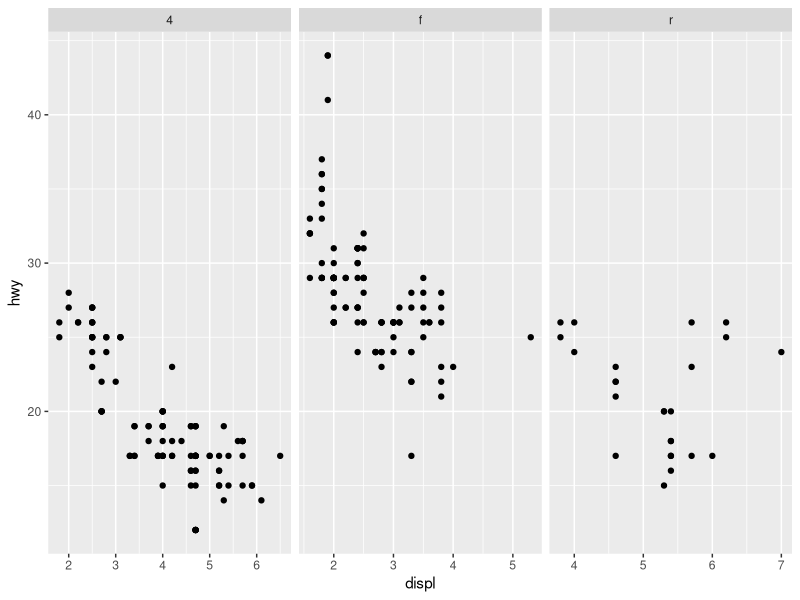
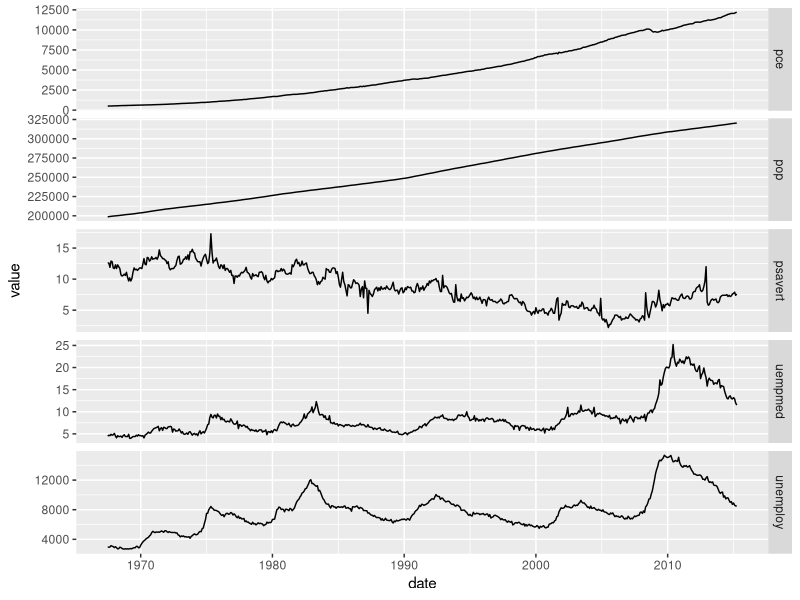
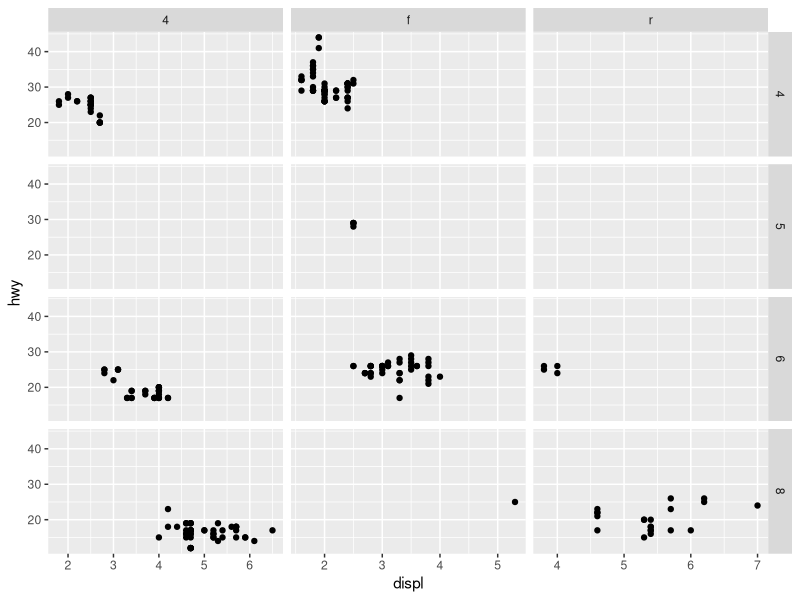

R code for these plots, in order:
## ---- chunk 1
knitr::opts_chunk$set(echo = TRUE)
## ---- chunk 2
library(ggplot2)
library(readr)
library(dplyr)
## ---- chunk 3
ggplot(mpg, aes(x=displ, y=hwy)) + geom_point() + 
  facet_grid(. ~ drv, scales="free_x")
## ---- chunk 4
ggplot(economics_long, aes(x=date, y=value)) + geom_line() +
  facet_grid(variable ~ ., scales="free_y")
## ---- chunk 5
ggplot(mpg, aes(x=displ, y=hwy)) + geom_point() + 
  facet_grid(cyl ~ drv, scales="free_x")
